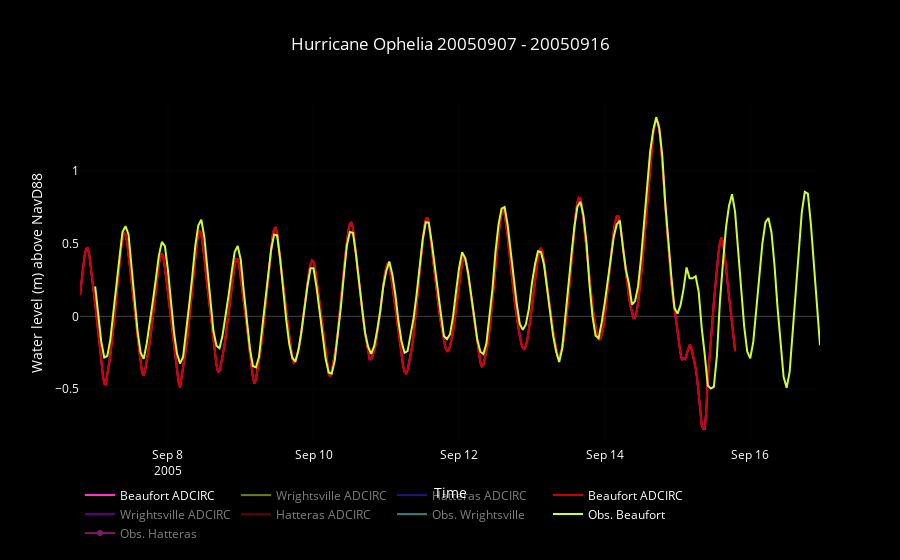

Notebook code cell kept with this figure:
### Code cell
datasets = [adc_duke0, adc_wright0, adc_hatt0,adc_duke1, adc_wright1, adc_hatt1,ophelia_w, ophelia_d, ophelia_h,]
obs, dtm  = ' Water Level', 'Date Time'
beg = begin_d.split('=')[1] + ' - ' + end_d.split('=')[1]
title = 'Hurricane Ophelia' + ' ' + beg

data, layout = MakePlot(datasets, obs, dtm, title)
notebook=True
fig = go.Figure(data=data, layout=layout)
if not notebook:
    interactive = plot(fig)
else:
    interactive = iplot(fig)

### Figure 1 — Plotly figure (JSON) as saved in the notebook; plotly's stock layout.template omitted (floating-point values rounded to 4 significant figures; data arrays with more than 128 entries replaced by an {"elided": "..."} marker saying what was removed)
{"data": [{"line": {"color": "rgb(255, 51, 204)"}, "name": "Beaufort ADCIRC", "type": "scatter", "uid": "8b7f6d", "x": {"elided": "433 str values"}, "y": {"elided": "433 float values"}}, {"line": {"color": "rgb(204, 255, 51)"}, "name": "Wrightsville ADCIRC", "type": "scatter", "uid": "a20943", "visible": "legendonly", "x": {"elided": "433 str values"}, "y": {"elided": "433 float values"}}, {"line": {"color": "rgb(51, 51, 255)"}, "name": "Hatteras ADCIRC", "type": "scatter", "uid": "38cffc", "visible": "legendonly", "x": {"elided": "433 str values"}, "y": {"elided": "433 float values"}}, {"line": {"color": "rgb(204, 0, 0)"}, "name": "Beaufort ADCIRC", "type": "scatter", "uid": "6e699d", "x": {"elided": "433 str values"}, "y": {"elided": "433 float values"}}, {"line": {"color": "rgb(204, 0, 255)"}, "name": "Wrightsville ADCIRC", "type": "scatter", "uid": "6c39dc", "visible": "legendonly", "x": {"elided": "433 str values"}, "y": {"elided": "433 float values"}}, {"line": {"color": "rgb(204, 0, 0)"}, "name": "Hatteras ADCIRC", "type": "scatter", "uid": "5f1ab1", "visible": "legendonly", "x": {"elided": "433 str values"}, "y": {"elided": "433 float values"}}, {"line": {"color": "rgb(102, 255, 255)"}, "name": "Obs. Wrightsville", "type": "scatter", "uid": "ad102b", "visible": "legendonly", "x": {"elided": "240 str values"}, "y": {"elided": "240 float values"}}, {"line": {"color": "rgb(204, 255, 51)"}, "name": "Obs. Beaufort", "type": "scatter", "uid": "9d238c", "x": {"elided": "240 str values"}, "y": {"elided": "240 float values"}}, {"line": {"color": "rgb(255, 51, 204)"}, "name": "Obs. Hatteras", "type": "scatter", "uid": "e0578c", "visible": "legendonly", "x": ["Error: No data was found. This product may not be offered at this station at the requested time."], "y": [null]}], "layout": {"autosize": true, "font": {"color": "rgb(255,255,255)"}, "legend": {"orientation": "h"}, "paper_bgcolor": "rgb(0, 0, 0)", "plot_bgcolor": "rgb(0, 0, 0)", "title": "Hurricane Ophelia 20050907 - 20050916", "xaxis": {"autorange": true, "range": ["2005-09-06 19:00", "2005-09-16 23:00"], "title": "Time", "type": "date"}, "yaxis": {"autorange": true, "range": [-0.8931, 1.49], "title": "Water level (m) above NavD88", "type": "linear"}}}
